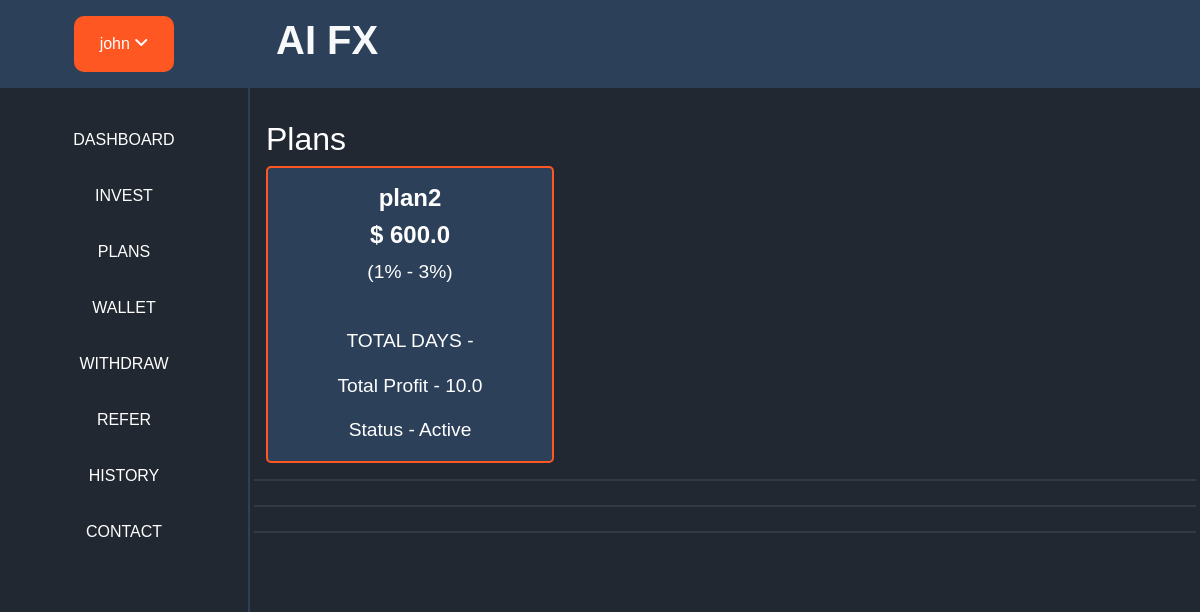
Screenshot of /dashboard/ (signed in) with the database file from the repository.
### home/models.py (models this page shows)
class User_plan(models.Model):
    user = models.ForeignKey(User, on_delete=models.CASCADE)
    plan = models.ForeignKey(Plans, on_delete=models.CASCADE)
    invested_amount = models.CharField(max_length=100)
    user_status = models.CharField(max_length=100)
    user_profit = models.CharField(max_length=100)
    user_referral_profit = models.CharField(max_length=100, null=True)
    total_profit = models.CharField(max_length=100, null=True)
    days = models.CharField(max_length=100, null=True)

class Plans(models.Model):
    plan_name = models.CharField(max_length=100)
    plan_min_price = models.CharField(max_length=100)
    plan_max_price = models.CharField(max_length=100)
    plan_min_percentage = models.CharField(max_length=100)
    plan_max_percentage = models.CharField(max_length=100)

### home/views.py (the view)
# urls.py: path('dashboard/', login_required(views.Dashboard_view.as_view()), name='user_dashboard'),
class Dashboard_view(View):
    def get(self, request):
        user_plans = models.User_plan.objects.filter(user=request.user)
        payments = [payment for payment in models.Payment.objects.filter(user=request.user) if payment.transaction_status != "approved"]
        withdraws = [withdraw for withdraw in models.Withdraw.objects.filter(user=request.user) if withdraw.withdraw_status != "done"]
        context = {
            "user_plans": user_plans,
            "payments": payments,
            "withdraws": withdraws,
        }
        return render(request, 'user/index.html', context=context)

### templates/user/index.html (shortened to what this page needs)
{% extends 'user/base.html' %}
{% block content%}
<div class="row" style="border-bottom: 2px solid #343a40;">
    {% if user_plans %}
    <h1 class="h2"> Plans</h1>
    <br>
    {% for user_plan in user_plans %}
    {% if user_plan.invested_amount != "0" %}
    <div class="col-md">
        <div class="card text-white mb-3 custom-link" style="max-width: 18rem; text-decoration: none; border: 2px solid #ff5722; border-radius: 5px; transition: transform 0.2s; background-color: #2d4059;">
            <div class="card-body">
                <h4 class="card-title text-center"><strong>{{ user_plan.plan.plan_name }}</strong></h4>
                <h4 class="card-title text-center"><strong>$ {{ user_plan.invested_amount }}</strong></h4>
                <p class="card-text text-center" style="font-size: 1.2em;">({{ user_plan.plan.plan_min_percentage }}% - {{ user_plan.plan.plan_max_percentage }}%)</p>
                <br>
                <p class="card-text text-center" style="font-size: 1.2em;">TOTAL DAYS - </p>
                <p class="card-text text-center" style="font-size: 1.2em;">Total Profit - {{ user_plan.user_profit }}</p>
                <p class="card-text text-center" style="font-size: 1.2em;">Status - {{ user_plan.user_status }}</p>
            </div>
        </div>
    </div>
        {% endif %}
        {% endfor %}
        {% endif %}
        <br>
</div>
<br>
<div class="row"style="border-bottom: 2px solid #343a40;">
</div>
<br>
<div class="row"style="border-bottom: 2px solid #343a40;">
    {% endblock %}

### templates/user/navbar.html (shortened to what this page needs)
<div class="sidenav" style="background-color: #222831; border-right: 2px solid #2d4059;">
    <div class="sidenav-header py-3" style="background-color: #2d4059;">
        <div class="dropdown">
            {% if user.is_authenticated %}
            <button onclick="myFunction()" class="dropbtn"> {{ user.username }} <i class="fa-solid fa-angle-down"></i></button>
            {% else %}
            <button onclick="myFunction()" class="dropbtn"> Join Now <i class="fa-solid fa-angle-down"></i></button>
            {% endif %}
          </div>
    </div>
    <ul style=" background-color: #222831;" class="py-4">
        <li class="list-item">
            <a class="nav-item py-3" href="{% url 'user_dashboard' %}">
                DASHBOARD
            </a>
        </li>
          <li class="list-item">
              <a class="nav-item py-3" href="{% url 'payment' %}">
                  INVEST
              </a>
          </li>
          <li class="list-item">
              <a class="nav-item py-3" href="{% url 'plans' %}">
                  PLANS
              </a>
          </li>
          <li class="list-item">
              <a class="nav-item py-3" href="{% url 'profit' %}">
                  WALLET
              </a>
          </li>
          <li class="list-item">
            <a class="nav-item py-3" href="{% url 'withdraw' %}">
                WITHDRAW
            </a>
        </li>
        <li class="list-item">
            <a class="nav-item py-3" href="{% url 'refer' %}">
                REFER
            </a>
        </li>
        <li class="list-item">
            <a class="nav-item py-3" href="{% url 'history' action='payments' %}">
                HISTORY
            </a>
        </li>
        <li class="list-item">
            <a class="nav-item py-3" href="{% url 'contact' %}">
                CONTACT
            </a>
        </li>
      </ul>
</div>

### static/css/styles.css (style rules this page uses)
body { margin: 0; padding: 0; font-family: Arial, sans-serif; }
.dropbtn { background-color: #3498DB; color: white; padding: 16px; font-size: 16px; border: none; cursor: pointer; }
.dropdown { position: relative; display: inline-block; }
.sidenav { height: 100%; width: 250px; position: fixed; top: 0; left: 0; background-color: #222831; overflow-x: hidden; transition: 0.5s; }
.sidenav-header { background-color: #ff5722; color: #fff; text-align: center; }
.sidenav ul { list-style: none; padding: 0; }
.sidenav ul li { text-align: center; }
.sidenav a { text-decoration: none; color: #fff; display: block; transition: 0.3s; }

### templates/user/base.html (style rules this page uses)
.sidenav { z-index: 1; }
.sidenav .dropdown .dropbtn { background-color: #ff5722; }
.dropdown { width: 100%; height: 100%; }
.dropdown .dropbtn { width: 40%; height: 70%; border-radius: 10px; }
.sidenav a { padding: 0.25em 0; }

### rows the page displays
User_plan: plan.plan_name "plan2", invested_amount "600.0", plan.plan_min_percentage "1", plan.plan_max_percentage "3", user_profit "10.0", user_status "Active"

### other values shown
{{ user.username }} "john"
